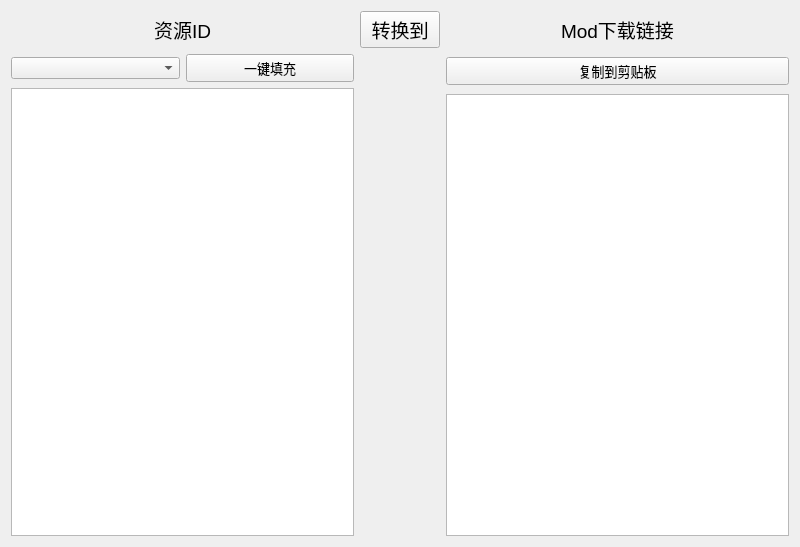
<?xml version="1.0" encoding="UTF-8"?>
<ui version="4.0">
 <class>getModDlUrl</class>
 <widget class="QWidget" name="getModDlUrl">
  <property name="geometry">
   <rect>
    <x>0</x>
    <y>0</y>
    <width>800</width>
    <height>547</height>
   </rect>
  </property>
  <property name="windowTitle">
   <string>Form</string>
  </property>
  <layout class="QVBoxLayout" name="verticalLayout">
   <item>
    <layout class="QGridLayout" name="gridLayout">
     <item row="2" column="0" rowspan="2">
      <widget class="QPlainTextEdit" name="ptedit_resourceId">
       <property name="placeholderText">
        <string/>
       </property>
      </widget>
     </item>
     <item row="3" column="2">
      <widget class="QPlainTextEdit" name="ptedit_dlUrl">
       <property name="readOnly">
        <bool>true</bool>
       </property>
      </widget>
     </item>
     <item row="0" column="2">
      <widget class="QLabel" name="lb_dlUrl">
       <property name="font">
        <font>
         <pointsize>14</pointsize>
        </font>
       </property>
       <property name="text">
        <string>Mod下载链接</string>
       </property>
       <property name="alignment">
        <set>Qt::AlignmentFlag::AlignCenter</set>
       </property>
      </widget>
     </item>
     <item row="0" column="1">
      <widget class="QPushButton" name="pbtn_convert">
       <property name="font">
        <font>
         <pointsize>14</pointsize>
        </font>
       </property>
       <property name="text">
        <string>转换到</string>
       </property>
      </widget>
     </item>
     <item row="0" column="0">
      <widget class="QLabel" name="lb_resourceId">
       <property name="font">
        <font>
         <pointsize>14</pointsize>
        </font>
       </property>
       <property name="text">
        <string>资源ID</string>
       </property>
       <property name="alignment">
        <set>Qt::AlignmentFlag::AlignCenter</set>
       </property>
      </widget>
     </item>
     <item row="1" column="2" rowspan="2">
      <widget class="QPushButton" name="pbtn_copy">
       <property name="font">
        <font>
         <pointsize>10</pointsize>
        </font>
       </property>
       <property name="text">
        <string>复制到剪贴板</string>
       </property>
      </widget>
     </item>
     <item row="1" column="0">
      <layout class="QHBoxLayout" name="horizontalLayout_3">
       <item>
        <widget class="QComboBox" name="cbbox_modListName"/>
       </item>
       <item>
        <widget class="QPushButton" name="pbtn_replace">
         <property name="font">
          <font>
           <pointsize>10</pointsize>
          </font>
         </property>
         <property name="text">
          <string>一键填充</string>
         </property>
        </widget>
       </item>
      </layout>
     </item>
    </layout>
   </item>
  </layout>
 </widget>
 <resources/>
 <connections/>
</ui>
